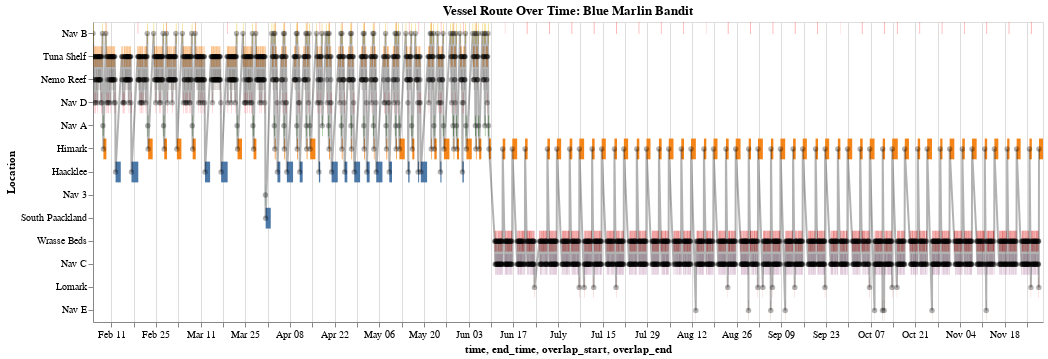

The notebook cell this image was saved under:
### Code cell
# Prepare vessel data
vessel_id = 'bluemarlinbandit292' # Example vessel ID
vessel_data_sorted, location_to_y = prepare_vessel_data(sorted_pings, vessel_id)

# Static visualization
plot_vessel_timeline_static(vessel_data_sorted, location_to_y, harbor_palette)

# Interactive visualization
chart = plot_vessel_timeline_interactive(vessel_data_sorted, location_to_y)
chart.display()

### Figure 1 — Vega-Lite specification as saved in the notebook (floating-point values rounded to 4 significant figures; data arrays with more than 128 entries replaced by an {"elided": "..."} marker saying what was removed)
{"config": {"view": {"continuousWidth": 300, "continuousHeight": 300}}, "layer": [{"data": {"name": "data-1cdcb2f53035599704030ae80dda84b6"}, "mark": {"type": "bar"}, "encoding": {"color": {"field": "source", "legend": null, "type": "nominal"}, "tooltip": [{"field": "source", "type": "nominal"}, {"field": "time", "type": "temporal"}, {"field": "end_time", "type": "temporal"}, {"field": "dwell_hours", "type": "quantitative"}], "x": {"field": "time", "type": "temporal"}, "x2": {"field": "end_time"}, "y": {"field": "source", "sort": ["Nav B", "Tuna Shelf", "Nemo Reef", "Nav D", "Nav A", "Himark", "Haacklee", "Nav 3", "South Paackland", "Wrasse Beds", "Nav C", "Lomark", "Nav E"], "title": "Location", "type": "nominal"}}, "name": "view_2"}, {"data": {"name": "data-7e5c78959d5e716a9af7c3aed14ae5a0"}, "mark": {"type": "bar", "color": "red", "opacity": 0.3}, "encoding": {"x": {"field": "overlap_start", "type": "temporal"}, "x2": {"field": "overlap_end"}, "y": {"value": 0}, "y2": {"value": 12}}}, {"data": {"name": "data-1cdcb2f53035599704030ae80dda84b6"}, "mark": {"type": "line", "point": true}, "encoding": {"color": {"value": "black"}, "detail": {"field": "target", "type": "nominal"}, "opacity": {"value": 0.3}, "x": {"field": "time", "type": "temporal"}, "y": {"field": "source", "sort": ["Nav B", "Tuna Shelf", "Nemo Reef", "Nav D", "Nav A", "Himark", "Haacklee", "Nav 3", "South Paackland", "Wrasse Beds", "Nav C", "Lomark", "Nav E"], "type": "nominal"}}}], "height": 300, "params": [{"name": "param_2", "select": {"type": "interval", "encodings": ["x", "y"]}, "bind": "scales", "views": ["view_2"]}], "title": "Vessel Route Over Time: Blue Marlin Bandit", "width": 950, "$schema": "https://vega.github.io/schema/vega-lite/v5.20.1.json", "datasets": {"data-1cdcb2f53035599704030ae80dda84b6": {"elided": "2633 records"}, "data-7e5c78959d5e716a9af7c3aed14ae5a0": {"elided": "1274 records"}}}
